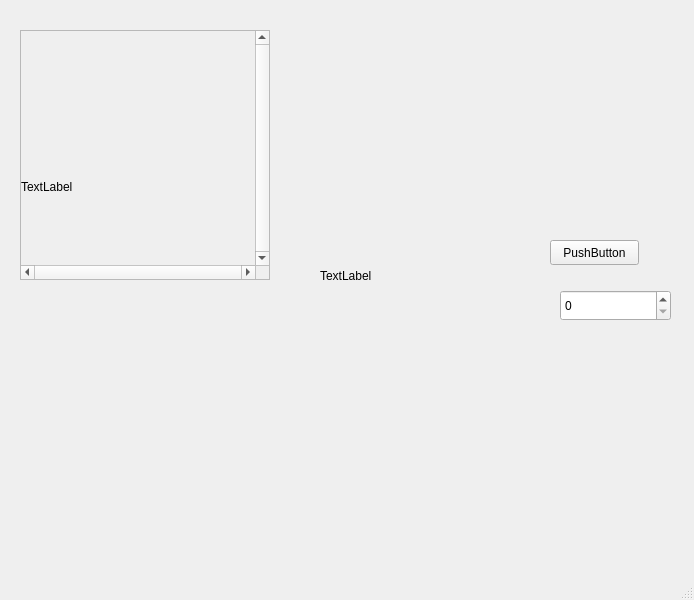
<?xml version="1.0" encoding="UTF-8"?>
<ui version="4.0">
 <class>MainWindow</class>
 <widget class="QMainWindow" name="MainWindow">
  <property name="geometry">
   <rect>
    <x>0</x>
    <y>0</y>
    <width>694</width>
    <height>600</height>
   </rect>
  </property>
  <property name="windowTitle">
   <string>MainWindow</string>
  </property>
  <widget class="QWidget" name="centralwidget">
   <widget class="QPushButton" name="Bn">
    <property name="geometry">
     <rect>
      <x>550</x>
      <y>240</y>
      <width>89</width>
      <height>25</height>
     </rect>
    </property>
    <property name="text">
     <string>PushButton</string>
    </property>
   </widget>
   <widget class="QScrollArea" name="scrollArea">
    <property name="geometry">
     <rect>
      <x>20</x>
      <y>30</y>
      <width>250</width>
      <height>250</height>
     </rect>
    </property>
    <property name="maximumSize">
     <size>
      <width>250</width>
      <height>250</height>
     </size>
    </property>
    <property name="verticalScrollBarPolicy">
     <enum>Qt::ScrollBarAlwaysOn</enum>
    </property>
    <property name="horizontalScrollBarPolicy">
     <enum>Qt::ScrollBarAlwaysOn</enum>
    </property>
    <property name="widgetResizable">
     <bool>true</bool>
    </property>
    <widget class="QWidget" name="scrollAreaWidgetContents">
     <property name="geometry">
      <rect>
       <x>0</x>
       <y>0</y>
       <width>234</width>
       <height>234</height>
      </rect>
     </property>
     <property name="maximumSize">
      <size>
       <width>1000</width>
       <height>1000</height>
      </size>
     </property>
     <widget class="QLabel" name="label">
      <property name="geometry">
       <rect>
        <x>0</x>
        <y>-10</y>
        <width>301</width>
        <height>331</height>
       </rect>
      </property>
      <property name="maximumSize">
       <size>
        <width>10000</width>
        <height>10000</height>
       </size>
      </property>
      <property name="text">
       <string>TextLabel</string>
      </property>
     </widget>
    </widget>
   </widget>
   <widget class="QSpinBox" name="spinBox">
    <property name="geometry">
     <rect>
      <x>560</x>
      <y>290</y>
      <width>111</width>
      <height>31</height>
     </rect>
    </property>
   </widget>
   <widget class="QLabel" name="label_2">
    <property name="geometry">
     <rect>
      <x>320</x>
      <y>20</y>
      <width>331</width>
      <height>511</height>
     </rect>
    </property>
    <property name="text">
     <string>TextLabel</string>
    </property>
   </widget>
  </widget>
  <widget class="QMenuBar" name="menubar">
   <property name="geometry">
    <rect>
     <x>0</x>
     <y>0</y>
     <width>694</width>
     <height>22</height>
    </rect>
   </property>
  </widget>
  <widget class="QStatusBar" name="statusbar"/>
 </widget>
 <resources/>
 <connections/>
</ui>
